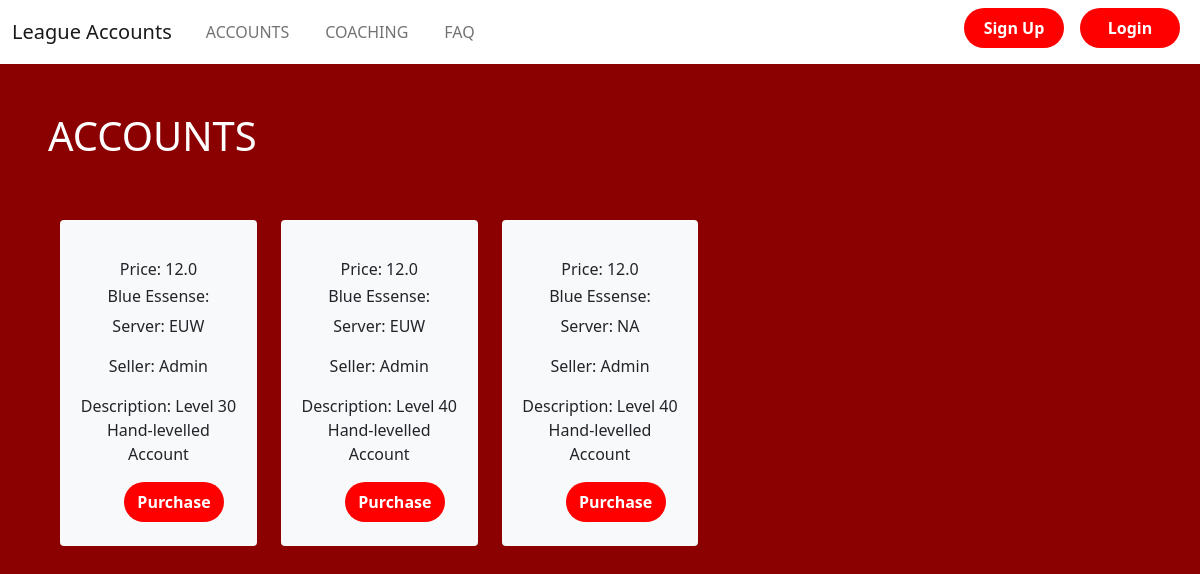
Screenshot of /accounts with the database file from the repository.
### app/models.py (models this page shows)
class AccountItem(db.Model):
    id = db.Column(db.Integer, primary_key=True)
    price = db.Column(db.Float())
    blue_essence = db.Column(db.Float())
    server = db.Column(db.String(20))
    description = db.Column(db.String(200))
    seller = db.Column(db.Integer, db.ForeignKey('user.id'))

class User(db.Model, UserMixin):
    id = db.Column(db.Integer, primary_key=True)
    email = db.Column(db.String(200), unique=True)
    password = db.Column(db.String(60))
    username = db.Column(db.String(200), unique=True)
    accounts = db.relationship('AccountItem', backref='owned_user', lazy=True)
    coaches = db.relationship('Coach', backref='owned_coach', lazy=True)

### app/views.py (the view)
@app.route('/accounts', methods=['GET','POST'])
def accounts():
    return render_template('accounts.html', user=current_user, accounts = models.AccountItem.query.all())

### app/templates/accounts.html (shortened to what this page needs)
{% extends "base.html" %}
{% block content %}
<section class="background">
<div class="pt-5 px-5 center-text" style="color:white;">
<h1>ACCOUNTS</h1>
</div>
    <div class="row row-cols-5 center-text mx-5 pt-5">
     {% for item in accounts %}
    <div class="col text-center mb-2">
                    <div class="card border-0 bg-light mb-2 mt-1">
                        <div class="card-body">
                      <h6>Price: {{item.price}}</h6>
                    <h6>Blue Essense: {{item.blue_essense}}</h6>
                    <p>Server: {{item.server}}</p>
                    <p>Seller: {{item.owned_user.username}}</p>
                    <p>Description: {{item.description}}</p>
                    <form action="/accounts" class="px-5 mb-2">
                     <button class="btn btn0" type="submit">Purchase</button>
                  </form>
                    </div>
                    </div>
        </div>
      {% endfor %}
    </div>
</section>
{% endblock %}

### app/templates/base.html (shortened to what this page needs)
<!DOCTYPE html>
<html lang="en">
  <head>
    <link href="https://cdn.jsdelivr.net/npm/bootstrap@5.0.2/dist/css/bootstrap.min.css" rel="stylesheet">
    <link rel="stylesheet" href="/static/styles.css">
  </head>
  <body>
  <nav class="navbar navbar-expand-lg navbar-light">
  <div class="container-fluid">
    <a class="navbar-brand" href="/">League Accounts</a>
    <div class="collapse navbar-collapse" id="navbarSupportedContent">
      <ul class="navbar-nav me-auto mb-2 mb-lg-0">
        <li class="nav-item">
          <a class="nav-link" href="/accounts">Accounts</a>
        </li>
        <li class="nav-item">
          <a class="nav-link " href="/coaching">Coaching</a>
        </li>
        <li class="nav-item">
          <a class="nav-link" href="/contact">FAQ</a>
        </li>
      </ul>
     {% if user.is_authenticated %}
     <a class="px-3 pt-1" href="/profile">Welcome, {{ user.username }}</a>
     <form action="/logout" class="d-flex px-2 mb-2">
      <button class="btn btn0" type="submit" >Log Out</button>
      </form>
      {% if user.username == "Admin" %}
        <form action="/additem2" class="d-flex px-2 mb-2">
          <button class="btn btn0" type="submit" >Account+</button>
        </form>
        <form action="/additem" class="d-flex px-2 mb-2">
          <button class="btn btn0" type="submit" >Coach+</button>
        </form>
      {% endif %}
      {% else %}
      <form action="/signup" class="d-flex px-2 mb-2">
      <button class="btn btn0" type="submit">Sign Up</button>
      </form>
      <form action="/login" class="d-flex px-2 mb-2">
      <button class="btn btn0" type="submit">Login</button>
      </form>
      {% endif %}
    </div>
  </div>
</nav>
{% block content %}
{% endblock %}
  </body>
</html>

### app/static/styles.css (style rules this page uses)
* { padding: 0; margin: 0; box-sizing: border-box; }
.background { background-color: darkred; background-size: cover; height: 100vh; width: 100%; }
.navbar-brand { font-size: 2 rem; color: black; }
.nav-link { margin-right: 10px; margin-left: 10px; color: black; text-transform: uppercase; }
.nav-link { color: black; }
.btn0 { height: 40px; width: 100px; outline: none; border: none; border-radius: 60px; background: red; color: white; font-weight: 700; }

### rows the page displays
AccountItem: price "12.0", server "EUW", owned_user.username "Admin", description "Level 30 Hand-levelled Account"
AccountItem: price "12.0", server "EUW", owned_user.username "Admin", description "Level 40 Hand-levelled Account"
AccountItem: price "12.0", server "NA", owned_user.username "Admin", description "Level 40 Hand-levelled Account"
